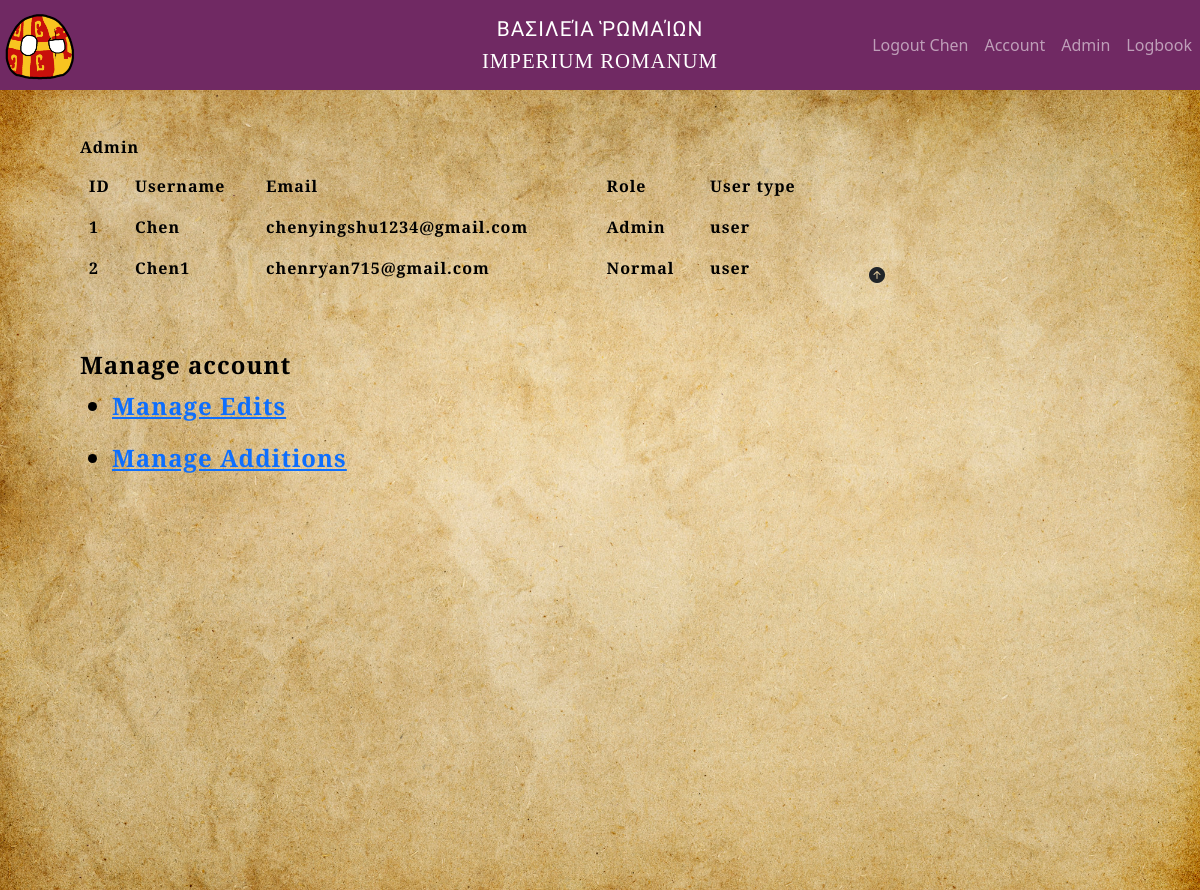
The page /admin (signed in) on the database as committed earlier.
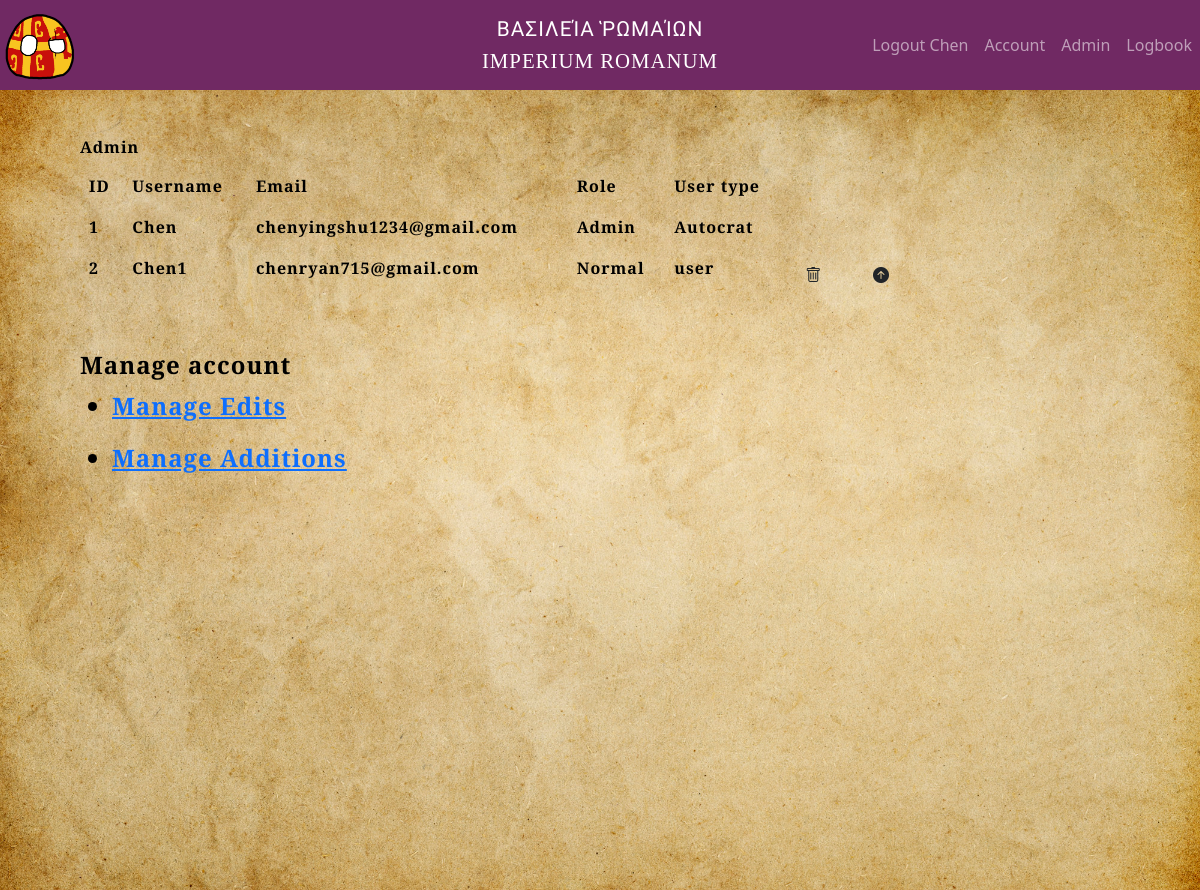
The same page on the database as committed later.
### app/models.py (models this page shows, shortened)
@dataclass
class User(UserMixin, db.Model):
    __tablename__ = 'users'
    id: so.Mapped[int] = so.mapped_column(primary_key=True)
    email: so.Mapped[str] = so.mapped_column(sa.String(120), index=True, unique=True, nullable=True)
    username: so.Mapped[str] = so.mapped_column(sa.String(64), index=True, unique=True, nullable=True)
    password_hash: so.Mapped[Optional[str]] = so.mapped_column(sa.String(256), nullable=True)
    role: so.Mapped[str] = so.mapped_column(sa.String(10), default="Normal", nullable=True)
    user_type: Mapped[str] = so.mapped_column(sa.String(64), default="user")
    invitations: so.Mapped[list['Invitation']] = relationship(back_populates='user', cascade='all, delete-orphan')

### app/views.py (the view)
@app.route("/admin")
@login_required
@admin_only
def admin():
    form = ChooseForm()
    q = db.select(User)
    user_lst = db.session.scalars(q)
    return render_template('admin.html', title="Admin", user_lst=user_lst, form=form, choose_form = form)

### app/models.py (called while the page is built)
@login.user_loader
def load_user(id):
    return db.session.get(User, int(id))

### app/views.py (called while the page is built)
def admin_only(func):
    @wraps(func)
    def wrapper(*args, **kwargs):
        if current_user.role != "Admin":
            return redirect(url_for('home'))
        return func(*args, **kwargs)
    return wrapper

### app/templates/admin.html (shortened to what this page needs)
{% extends "base.html" %}
{% import "bootstrap_wtf.html" as wtf %}
{% block content %}
<div class="background-container">
<h1 class="latin-heading_3">Admin</h1>
<div class="col-lg-9">
<table class="table" style="background-color: transparent;">
    <thead>
        <tr>
            <th class="latin-heading_3">ID</th>
            <th class="latin-heading_3">Username</th>
            <th class="latin-heading_3">Email</th>
            <th class="latin-heading_3">Role</th>
            <th class="latin-heading_3">User type</th>
            <th class="latin-heading_3"></th>
        </tr>
    </thead>
    {% for user in user_lst %}
        <tr>
            <td class="latin-heading_3">{{ user.id }}</td>
            <td class="latin-heading_3">{{ user.username }}</td>
            <td class="latin-heading_3">{{ user.email }}</td>
            <td class="latin-heading_3">{{ user.role }}</td>
            <td class="latin-heading_3">{{user.user_type}}</td>
            <td>
                            {% if current_user.user_type == "Autocrat" and user.user_type != "Autocrat" %}
                <form action="{{ url_for('delete_user') }}" method="post">
                    <button class="btn" type="submit">
                        <i class="bi bi-trash"></i>
                    </button>
                </form>
            </td>
                        {% endif %}
            {% if user.role == "Normal" %}
            <td> <form action="{{ url_for('invitation_code', id=user.id) }}" method="get" style="display:inline;">
                       <button type="submit" class="btn" title="Info">
                            <i class="bi bi-arrow-up-circle-fill"></i>
                    </button>
                 </form></td>
            {% endif %}
        </tr>
    {% endfor %}
</table>
    <h3 class="mt-5 latin-heading_new" style="font-size: 1.5rem;">Manage account</h3>
    <ul>
        <li class="latin-heading_new" style="font-size: 1.5rem;"><a href="{{ url_for('manage_edits') }}">Manage Edits</a></li>
    </ul>
    <ul>
        <li class="latin-heading_new" style="font-size: 1.5rem;"><a href="{{ url_for('manage_additions') }}">Manage Additions</a></li>
    </ul>
</div>
</div>
{% endblock %}

### app/templates/base.html (shortened to what this page needs)
<!doctype html>
<html lang="en">
<head>
    <link
            href="https://cdn.jsdelivr.net/npm/bootstrap@5.3.3/dist/css/bootstrap.min.css"
            rel="stylesheet"
>
    <link rel="stylesheet" href="https://cdn.jsdelivr.net/npm/bootstrap-icons@1.11.3/font/bootstrap-icons.min.css">
    <link
    rel="stylesheet"
    href="https://cdnjs.cloudflare.com/ajax/libs/animate.css/4.1.1/animate.min.css"
  />
</head>
<body>
<nav class="navbar navbar-expand-sm py-0" style="background-color: #702963; margin-bottom: 0;" data-bs-theme="dark">
    <div class="container-fluid px-0">
        <a class="navbar-brand" href="{{ url_for('home') }}"><img src="{{ url_for('static', filename='images/Consantinople_Ball.png') }}" alt="Home" height="80"></a>
        <div class="collapse navbar-collapse" id="navbarSupportedContent">
            <ul class="navbar-nav mb-0">
                {% if current_user.is_anonymous %}
                <li class="nav-item">
                    <a class="nav-link" aria-current="page" href="{{ url_for('login') }}">Login</a>
                </li>
                <li class="nav-item">
                    <a class="nav-link" aria-current="page" href="{{ url_for('register_emails_') }}">Register</a>
                </li>
                {% else %}
                <li class="nav-item">
                    <a class="nav-link" aria-current="page" href="{{ url_for('logout') }}">Logout {{ current_user.username }}</a>
                </li>
                <li class="nav-item">
                    <a class="nav-link" aria-current="page" href="{{ url_for('account') }}">Account</a>
                </li>
                {% if current_user.is_authenticated and current_user.role == "Admin" %}
                <li class="nav-item">
                    <a class="nav-link" aria-current="page" href="{{ url_for('admin') }}">Admin</a>
                </li>
                <li class="nav-item">
                    <a class="nav-link" aria-current="page" href="{{ url_for('logbook') }}">Logbook</a>
                </li>
                {% endif %}
                {% endif %}
            </ul>
        </div>
        <div class = "position-absolute top-50 start-50 translate-middle text-center">
            <div class="greek-heading">Βασιλεία Ῥωμαίων</div>
            <div class="latin-heading">Imperium Romanum</div>
        </div>
    </div>
</nav>
{% block content %}{% endblock content %}
</body>
</html>

### app/templates/base.html (style rules this page uses)
.latin-heading_new { font-family: 'Baskervville', serif; font-size: 1.1rem; color: black; letter-spacing: 1px; text-transform: none; font-weight: bold; }
.latin-heading { font-family: 'Cinzel', serif; font-size: 1.3rem; color: white; letter-spacing: 1px; text-transform: uppercase; }
.greek-heading { font-family: 'GFS Didot', serif; font-size: 1.3rem; color: white; letter-spacing: 1px; text-transform: uppercase; }

Rows that differ between the two databases and show on the page:
changed User "Chen": user_type "user" → "Autocrat"
